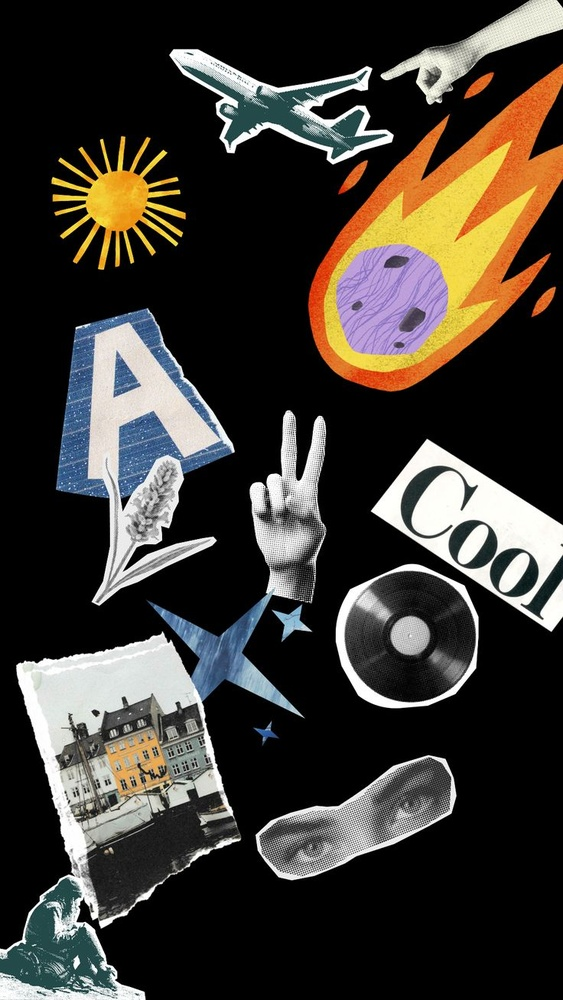
#> input picture Pertemuan 3/Wallpaper skena.jpeg, 563 x 1000 px, shrunk from 736 x 1308 before the run
$ python Modul3-1.py
#> lines starting #> are read from the running program, lines starting #| are printed output that depends on the picture
import cv2
import numpy as np
from matplotlib import pyplot as plt

# Membaca gambar dalam grayscale
image = cv2.imread('Wallpaper skena.jpeg', cv2.IMREAD_GRAYSCALE)
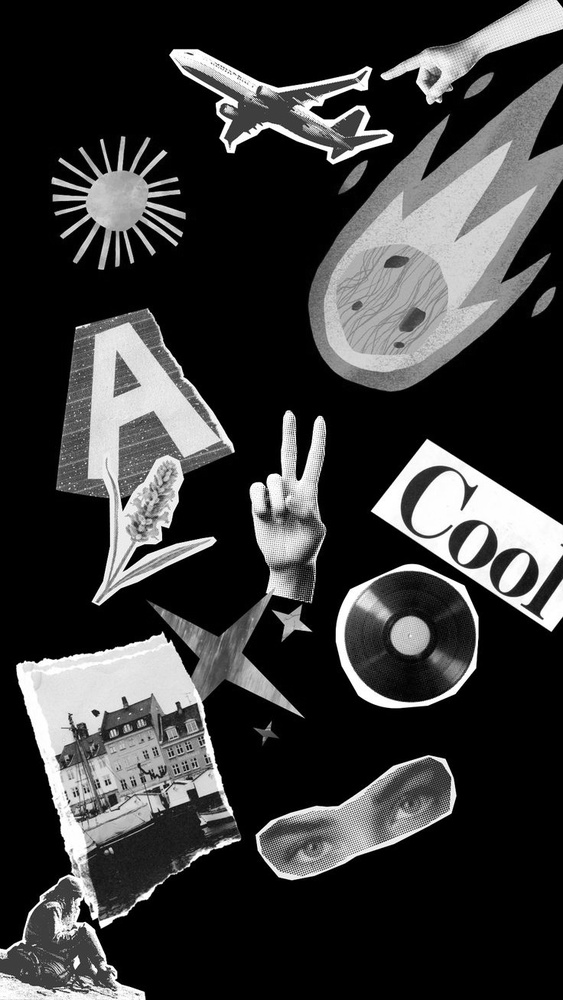
#> image: shape (1000, 563); min 0, max 255, mean 58.2

# Equalisasi histogram
equalized_image = cv2.equalizeHist(image)
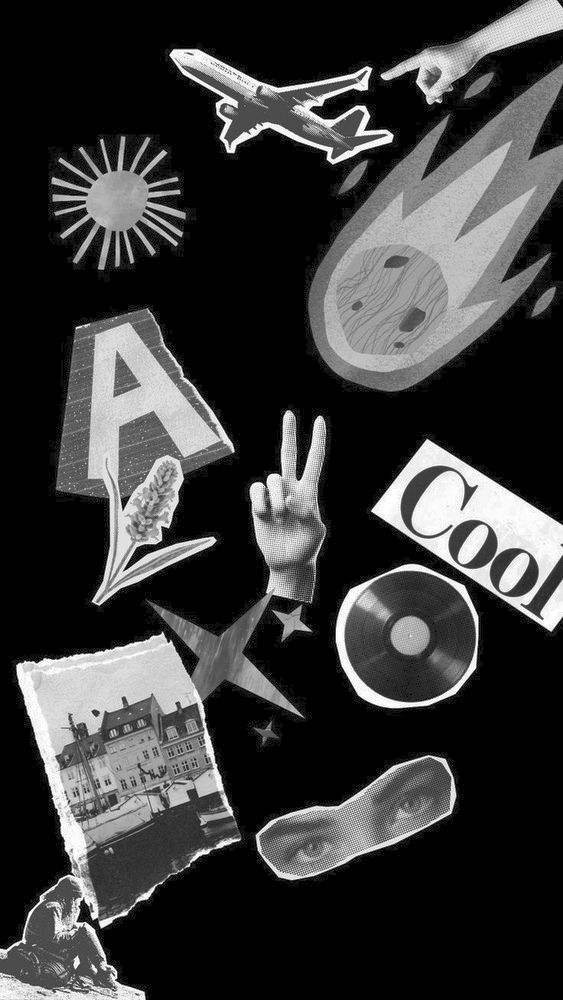
#> equalized_image: shape (1000, 563); min 0, max 255, mean 58

# Menampilkan gambar asli dan hasil equalization
cv2.imshow('Original Image', image)
cv2.imshow('Equalized Image', equalized_image)
cv2.waitKey(0)
cv2.destroyAllWindows()

# Menampilkan histogram
plt.hist(equalized_image.ravel(), 256, [0,256])
plt.title('Histogram of Equalized Image')
plt.show()
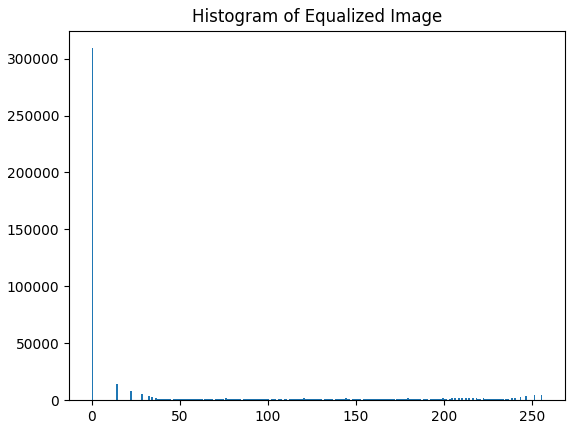
#> figure drawn by matplotlib, 1 panel; tallest bar 309115 high, from x = 0 to 1
